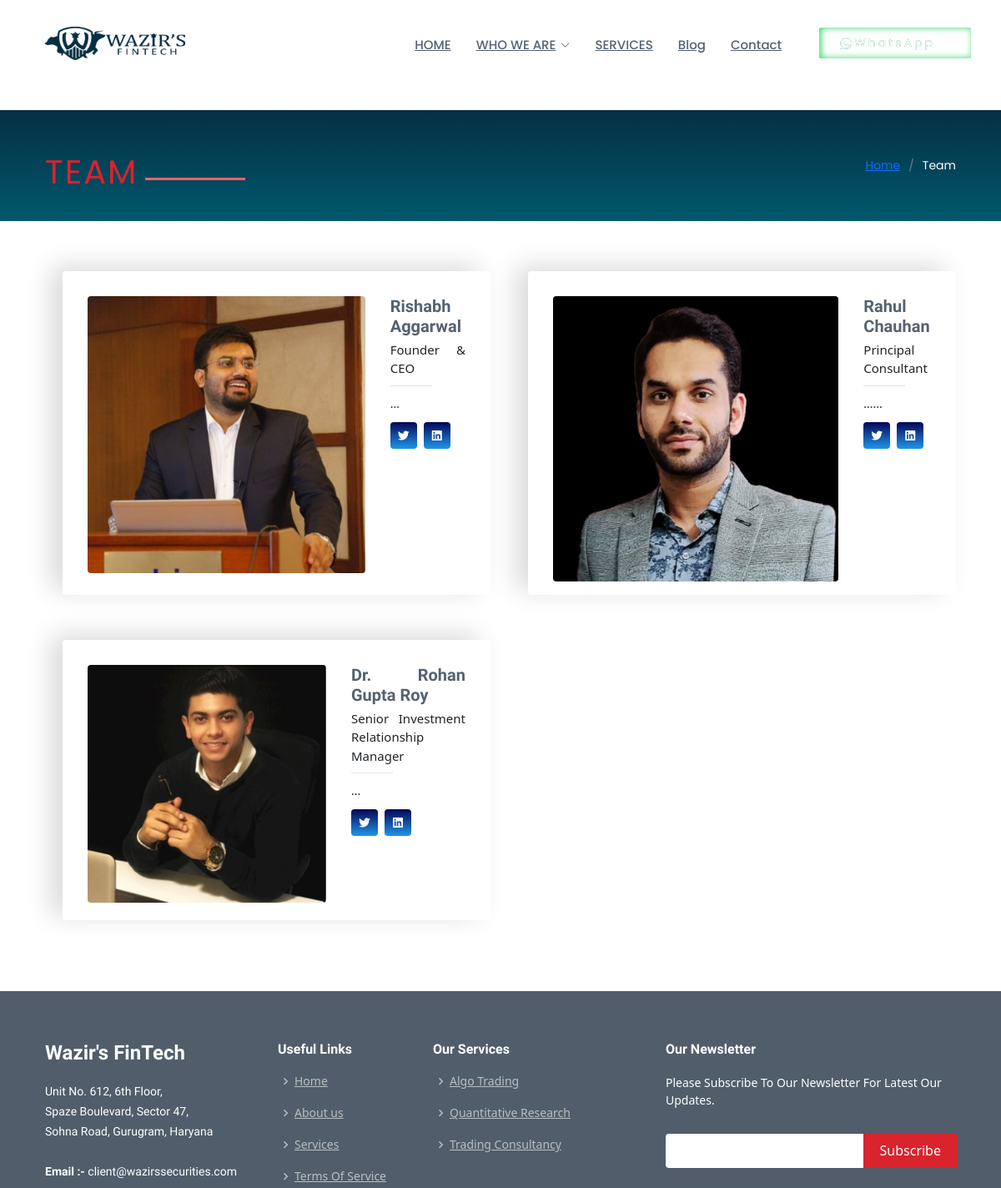
Before: /team/ (upper part) with the older database file.
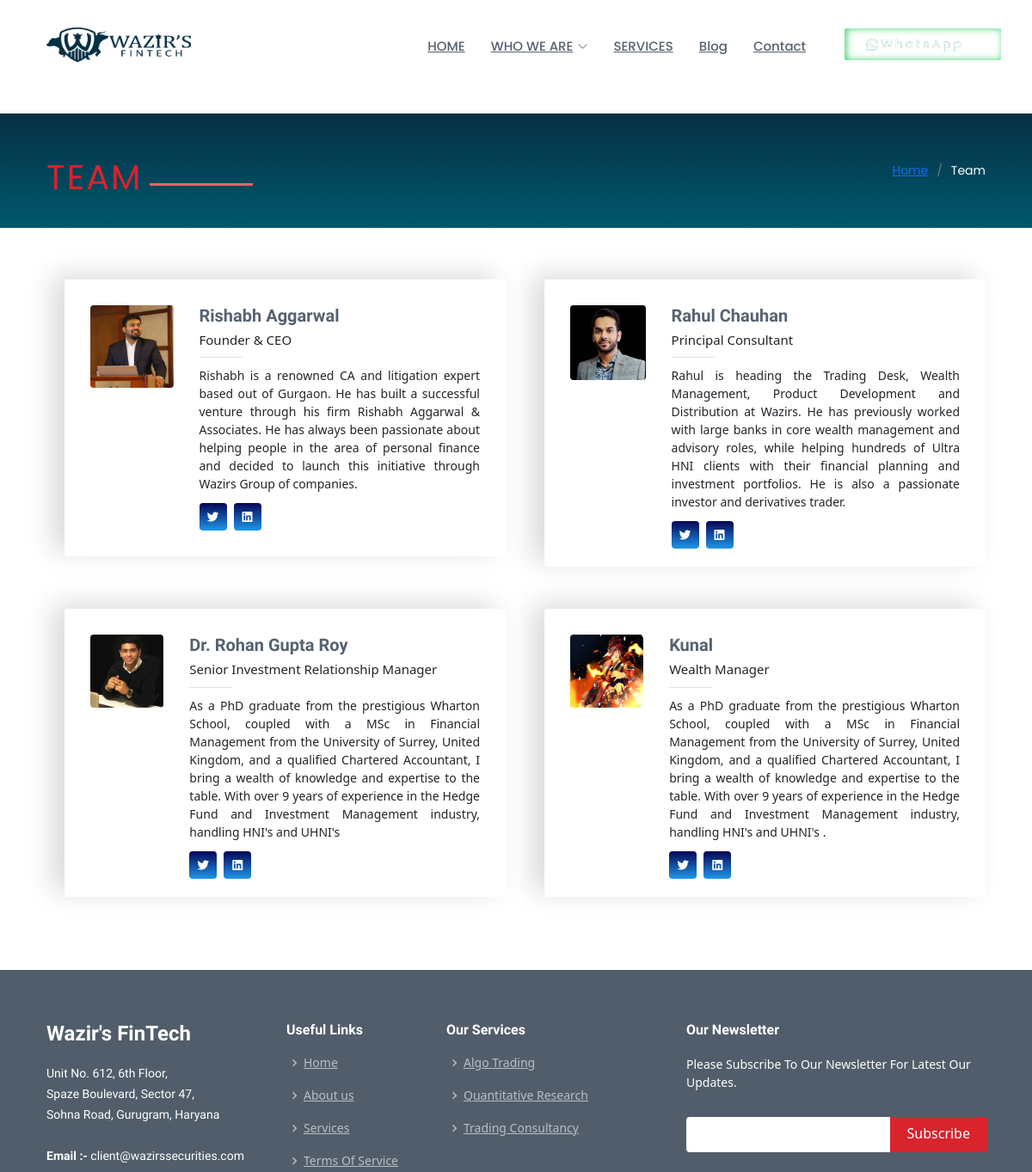
After: the same page with the newer database file.
### block/models.py (models this page shows)
class team(models.Model):
    name=models.CharField(max_length=150,null=True)
    designation=models.CharField(max_length=150,null=True)
    brief=models.TextField()
    twitter=models.CharField(max_length=150,null=True)
    facebook=models.CharField(max_length=150,null=True)
    instagram=models.CharField(max_length=150,null=True)
    linkedn=models.CharField(max_length=150,null=True)
    image=models.ImageField()

### block/views.py (the view)
# urls.py: path("team/",views.teams,name='teams'),
def teams(request):
    teams=team.objects.all()
    return render(request,'team.html',{'data':teams})

### templates/team.html (shortened to what this page needs)
{% extends  'index.html'   %}
{% block content %}
{% load static %}
    <section id="breadcrumbs" class="breadcrumbs">
      <div class="container">
        <div class="d-flex justify-content-between align-items-center">
           <div class="section-title">
          <h2>Team</h2>
          </div>
          <ol>
            <li><a href="index.html">Home</a></li>
            <li>Team</li>
          </ol>
        </div>
      </div>
    </section>
    <section id="team" class="team ">
      <div class="container">
        <div class="row">
         {% for d in data %}
         {% if forloop.counter == 1 %}
              <div class="col-lg-6">
                <div class="member d-flex align-items-start" style="max-height:93% !important;">
	 	  <div class="pic"><img src='/{{d.image }}' class="img-fluid" alt=""></div>
		   <div class="member-info">
                    <h4>{{d.name}}</h4>
                    <span>{{d.designation}}</span>
                    <p>{{d.brief}}</p>
                    <div class="social">
                      <a class="social-medias" href=""><i class="ri-twitter-fill social-icon"></i></a>
                      <a class="social-medias" href=""> <i class="ri-linkedin-box-fill social-icon"></i> </a>
                    </div>
                  </div>
                </div>
              </div>
        {% elif forloop.counter == 2 %}
          <div class="col-lg-6 mt-4 mt-lg-0">
            <div class="member d-flex align-items-start">
              <div class="pic"><img src='/{{d.image }}' class="img-fluid" alt=""></div>
              <div class="member-info">
                <h4>{{d.name}}</h4>
                <span>{{d.designation}}</span>
                <p>{{d.brief}}</p>
                <div class="social">
                  <a class="social-medias" href=""><i class="ri-twitter-fill social-icon"></i></a>
                  <a class="social-medias" href=""> <i class="ri-linkedin-box-fill social-icon"></i> </a>
                </div>
              </div>
            </div>
          </div>
        {% else  %}
          <div class="col-lg-6 mt-4">
            <div class="member d-flex align-items-start">
              <div class="pic"><img src='/{{d.image }}' class="img-fluid" alt=""></div>
              <div class="member-info">
                <h4>{{d.name}}</h4>
                <span>{{d.designation}}</span>
                <p class>{{d.brief}}</p>
                <div class="social">
                  <a class="social-medias" href=""><i class="ri-twitter-fill social-icon"></i></a>
                  <a class="social-medias" href=""> <i class="ri-linkedin-box-fill social-icon"></i> </a>
                </div>
              </div>
            </div>
          </div>
        {% endif %}
       {% endfor %}
        </div>
      </div>
    </section>
 {% endblock%}

### templates/index.html (shortened to what this page needs)
<!DOCTYPE html>
<html lang="en">
{% load static %}
<head>
  <link href="{% static 'assets/vendor/animate.css/animate.min.css' %}" rel="stylesheet">
  <link href="{% static 'assets/vendor/bootstrap/css/bootstrap.min.css' %}" rel="stylesheet">
  <link href="{% static 'assets/vendor/bootstrap-icons/bootstrap-icons.css' %}" rel="stylesheet">
  <link href="{% static 'assets/vendor/boxicons/css/boxicons.min.css' %}" rel="stylesheet">
  <link href="{% static 'assets/vendor/glightbox/css/glightbox.min.css' %}" rel="stylesheet">
  <link href="{% static 'assets/vendor/remixicon/remixicon.css' %}" rel="stylesheet">
  <link href="{% static 'assets/vendor/swiper/swiper-bundle.min.css' %}" rel="stylesheet">
  <link href="{% static 'assets/css/style.css' %}" rel="stylesheet" >
 <link href="https://cdn.jsdelivr.net/npm/bootstrap@5.0.2/dist/css/bootstrap.min.css" rel="stylesheet">
</head>
<body>
  <header id="header" class="fixed-top d-flex align-items-center">
    <div class="container d-flex align-items-center">
      <h1 class="logo me-auto"><a href="#"> <img
            src="{% static 'wazirsFintech.png' %}"
             id="company-logo"   alt="Sample image" data-aos="zoom-in" data-aos-delay="100" ></a></h1>
      <nav id="navbar" class="navbar">
        <ul>
          <li><a href="/">HOME</a></li>
          <li class="dropdown"><a href="#"><span>WHO WE ARE</span> <i class="bi bi-chevron-down"></i></a>
 </li>
          <li><a href="services.html">SERVICES</a></li>
          <li><a href="/blogs">Blog</a></li>
          <li><a href="contact.html">Contact</a></li>
          <li ><a href="/" class="getstarted bi bi-whatsapp" style="    width: 94%;
    font-size: 14px;
    background-clip: text;
    color: #ffffff;
    background-image: -webkit-linear-gradient(top, rgb(53, 211, 102), rgb(3, 93, 102));
    -webkit-text-stroke-width: 0px;
    box-shadow: rgb(53 211 102) 2px 0px 8px 0px inset;
    border: hidden;
    border-radius: 2%;
    background-color: rgb(242, 242, 242);
    justify-content: start;
    text-decoration: none;
    letter-spacing: 3px"> WhatsApp</a></li>
        </ul>
      </nav>
    </div>
  </header>
{%block  content %}{% endblock %}
  <footer id="footer" style="background:#4a5562a8 !important">
    <div class="footer-top">
      <div class="container">
        <div class="row">
          <div class="col-lg-3 col-md-6">
            <div class="footer-info">
              <h3>Wazir's FinTech </h3>
              <p>
                Unit No. 612, 6th Floor,<br>
Spaze Boulevard, Sector 47, <br>
Sohna Road, Gurugram, Haryana<br><br>
              <strong>Email :- </strong> client@wazirssecurities.com<br>
              </p>
            </div>
          </div>
          <div class="col-lg-2 col-md-6 footer-links">
            <h4>Useful Links</h4>
            <ul>
              <li><i class="bx bx-chevron-right"></i> <a href="#">Home</a></li>
              <li><i class="bx bx-chevron-right"></i> <a href="#">About us</a></li>
              <li><i class="bx bx-chevron-right"></i> <a href="#">Services</a></li>
              <li><i class="bx bx-chevron-right"></i> <a href="#">Terms Of Service</a></li>
            </ul>
          </div>
          <div class="col-lg-3 col-md-6 footer-links">
            <h4>Our Services</h4>
            <ul>
              <li><i class="bx bx-chevron-right"></i> <a href="#">Algo Trading</a></li>
              <li><i class="bx bx-chevron-right"></i> <a href="#">Quantitative Research</a></li>
	      <li><i class="bx bx-chevron-right"></i> <a href="#">Trading Consultancy</a></li>
              </ul>
          </div>
          <div class="col-lg-4 col-md-6 footer-newsletter">
            <h4>Our Newsletter</h4>
            <p>Please Subscribe To Our Newsletter For Latest Our Updates. </p>
            <form action="" method="post">
              <input type="email" name="email"><input type="submit" value="Subscribe">
            </form>
          </div>
        </div>
      </div>
    </div>
  </footer>
</body>
</html>

### templates/index.html (style rules this page uses)
.bi-whatsapp::before { content: "\f618"; color: white; }
#company-logo { width: 6em; height: 2em; }
.social-medias { text-decoration:none !important; font-size: 10rem; background-clip: text; color: transparent; background-image: -webkit-linear-gradient(top, rgb(6, 5, 87), rgb(30, 150, 232)) !important; }
.team .member { max-height: 93%; text-align: justify; margin-left: 4%; box-shadow: rgb(0 0 0 / 15%) -14px -6px 31px; margin-bottom: 3%; }
.section-title { margin-top: 4%; padding-bottom: 25px; padding-top: 0px; }
.section-title h2::after { height: 3px !important; margin: 4px 8px !important; }
.section-title h2 { color: #d9232d !important; }
li a { box-shadow: inset 0 0 0 0 #062f44; transition: color 1.3s ease-in-out, box-shadow .8s ease-in-out; }
.navbar a, .navbar a:focus { display: flex; align-items: center; justify-content: space-between; padding: 15px 15px 10px 15px; font-family: "Poppins", sans-serif; font-size: 15px; font-weight: 500; color: #556270; white-space: nowrap; transition: 1.2s !important; }
.navbar .getstarted, .navbar .getstarted:focus { background: #062f44; padding: 8px 25px; margin-left: 30px; border-radius: 4px; font-weight: 400; color: #fff; letter-spacing: 1px; }
.breadcrumbs { padding: 20px 0; background: #f8f9fa; min-height: 40px; margin-top:10%; background: rgb(0,88,108); background: linear-gradient(0deg, rgba(0,88,108,1) 0%, rgba(6,47,68,1) 100%); color: #ffffff; font-family: "Poppins", sans-serif; margin-block-start: 11%; }
.breadcrumbs ol { color: #ffffff; font-family: "Poppins", sans-serif; }
.breadcrumbs h2 { font-size: 36px; font-weight: 400; color: #ffffff; font-family: "Poppins", sans-serif; padding-top: 10px; font-size: 40px; }
#header { padding-bottom:16px !important; }

Changed rows visible on the page:
changed team "Rishabh Aggarwal": brief "..." → "Rishabh is a renowned CA and litigation expert based out of Gurgaon. He has built a successful venture through his firm Rishabh Aggarwal & Associates. He has always been passionate about helping people in the area of personal finance and decided to launch this initiative through Wazirs Group of companies."
changed team "Rahul Chauhan": brief "......" → "Rahul is heading the Trading Desk, Wealth Management, Product Development and Distribution at Wazirs. He has previously worked with large banks in core wealth management and advisory roles, while helping hundreds of Ultra HNI clients with their financial planning and investment portfolios. He is also a passionate investor and derivatives trader."
changed team "Dr. Rohan Gupta Roy": brief "..." → "As a PhD graduate from the prestigious Wharton School, coupled with a MSc in Financial Management from the University of Surrey, United Kingdom, and a qualified Chartered Accountant, I bring a wealth of knowledge and expertise to the table. With over 9 years of experience in the Hedge Fund and Investment Management industry, handling HNI's and UHNI's"
added team: image (picture), name "Kunal", designation "Wealth Manager", brief "As a PhD graduate from the prestigious Wharton School, coupled with a MSc in Financial Management from the University of Surrey, United Kingdom, and a qualified Chartered Accountant, I bring a wealth of knowledge and expertise to the table. With over 9 years of experience in the Hedge Fund and Investment Management industry, handling HNI's and UHNI's ."
